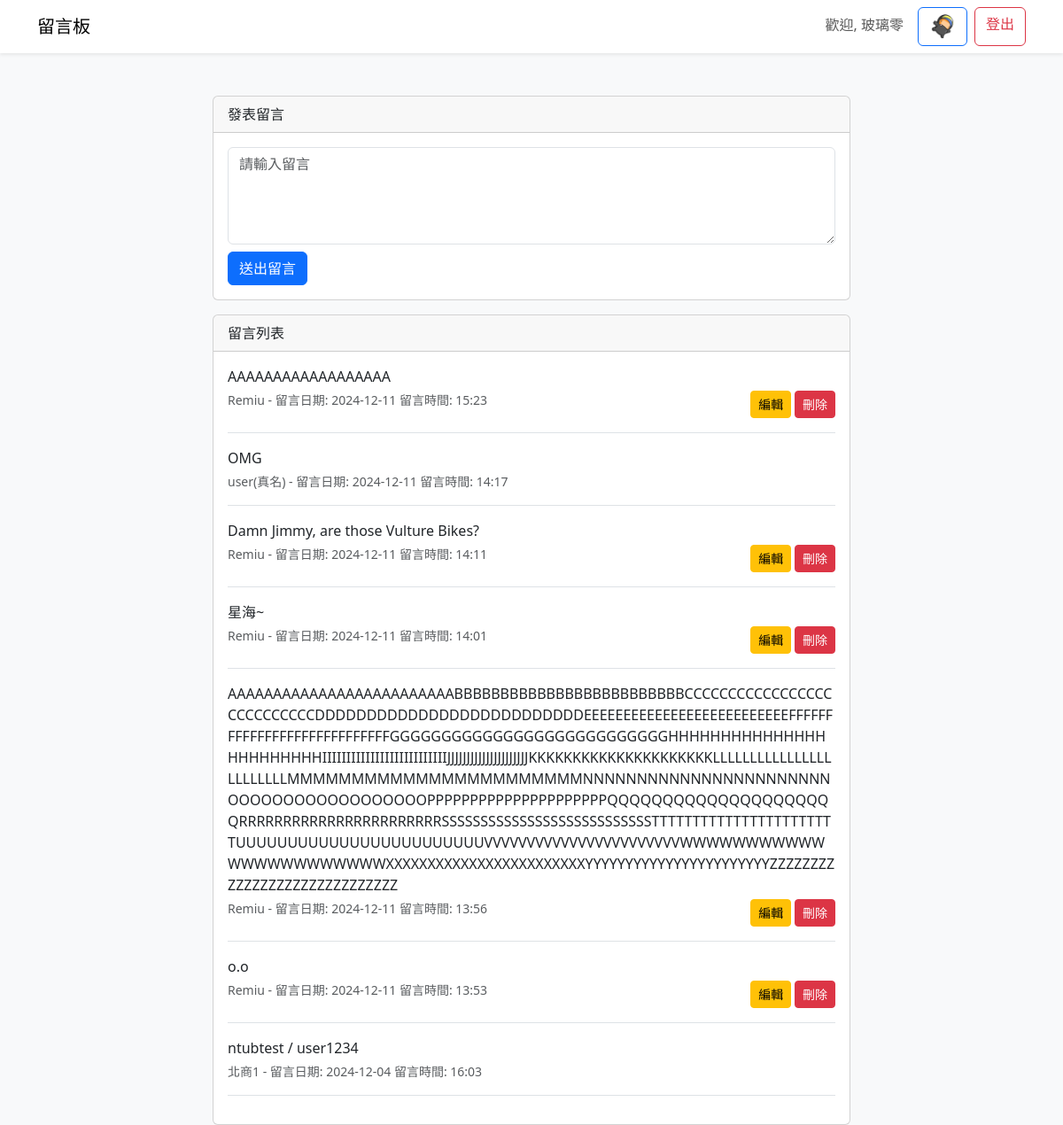
The page / (signed in) on the database its author committed.
### mymessages/models.py (models this page shows, shortened)
class CustomUser(AbstractUser):
    nickname = models.CharField(max_length=50, blank=True)
    bio = models.TextField(blank=True)
    full_name = models.CharField(max_length=100, blank=True)  # 姓名
    birthday = models.DateField(null=True, blank=True)  # 生日
    address = models.CharField(max_length=255, blank=True)  # 地址
    profile_picture = models.ImageField(upload_to='profile_pictures/', null=True, blank=True)  # 個人照片

class Message(models.Model):
    content = models.TextField()
    created_at = models.DateTimeField(auto_now_add=True)
    updated_at = models.DateTimeField(auto_now=True)
    user = models.ForeignKey(CustomUser, on_delete=models.CASCADE)

### mymessages/views.py (the view)
# urls.py: path('', views.message_list, name='message_list'),
def message_list(request):
    messages_list = Message.objects.order_by('-created_at')
    if request.method == 'POST':
        if not request.user.is_authenticated:
            messages.error(request, '請先登入')
            return redirect('login')
        form = MessageForm(request.POST)
        if form.is_valid():
            message = form.save(commit=False) #commit=False 代表先不要存
            message.user = request.user
            message.save() #到這邊再存
            messages.success(request, '留言成功！')
            return redirect('message_list')
    else:
        form = MessageForm()
    return render(request, 'mymessages/message_list.html', {
        'messages_list': messages_list,
        'form': form
    })

### mymessages/forms.py
class MessageForm(forms.ModelForm):
    class Meta:
        model = Message
        fields = ['content']
        widgets = {
            'content': forms.Textarea(attrs={
                'rows': 4,
                'placeholder': '請輸入留言',
                'class': 'form-control'
            })
        }

### mymessages/templates/mymessages/message_list.html (shortened to what this page needs)
{% extends 'mymessages/base.html' %}
{% block content %}
<div class="container mt-5">
    <div class="row justify-content-center">
        <div class="col-md-8">
            {% if user.is_authenticated %}
                <div class="card mb-3">
                    <div class="card-header">發表留言</div>
                    <div class="card-body">
                        <form method="post">
                            {{ form.content }}
                            <button type="submit" class="btn btn-primary mt-2">送出留言</button>
                        </form>
                    </div>
                </div>
            {% endif %}
            <div class="card">
                <div class="card-header">留言列表</div>
                <div class="card-body">
                    {% for message in messages_list %}
                        <div class="border-bottom pb-3 mb-3">
                            <p class="mb-1">{{ message.content }}</p>
                            <small class="text-muted d-flex justify-content-between">
                                {% if message.user.nickname == "" %}
                                    <span>{{ message.user.username }}(真名) - 留言日期: {{ message.created_at|date:"Y-m-d 留言時間: H:i" }}</span>
                                {% else %}
                                    <span>{{ message.user.nickname }} - 留言日期: {{ message.created_at|date:"Y-m-d 留言時間: H:i" }}</span>
                                {% endif %}
                                {% if user == message.user %}
                                    <div>
                                        <a href="{% url 'edit_message' message.id %}" class="btn btn-sm btn-warning">編輯</a>
                                        <a href="{% url 'delete_message' message.id %}" class="btn btn-sm btn-danger">刪除</a>
                                    </div>
                                {% endif %}
                            </small>
                        </div>
                    {% empty %}
                        <p class="text-center text-muted">尚無留言</p>
                    {% endfor %}
                </div>
            </div>
        </div>
    </div>
</div>
{% endblock %}

### mymessages/templates/mymessages/base.html (shortened to what this page needs)
<!DOCTYPE html>
<html lang="zh-TW">
<head>
    <link href="https://cdn.jsdelivr.net/npm/bootstrap@5.3.0/dist/css/bootstrap.min.css" rel="stylesheet">
</head>
<body class="bg-light">
    <nav class="navbar navbar-expand-lg navbar-light bg-white shadow-sm">
        <div class="container">
            <a class="navbar-brand" href="{% url 'message_list' %}">留言板</a>
            <div class="navbar-nav ms-auto">
                {% if user.is_authenticated %}
                    <span class="navbar-text me-3">歡迎, {{ user.username }}</span>
                    {% if user.profile_picture %}
                    <a href="{% url 'user_profile' %}" class="btn btn-outline-primary me-2">
                        <img src="{{ user.profile_picture.url }}" alt="Profile Picture" style="width: 30px; height: 30px; border-radius: 50%;">
                    </a>
                    {% else %}
                        <a href="{% url 'user_profile' %}" class="btn btn-outline-primary me-2">個人資料</a>
                    {% endif %}
                    <a href="{% url 'logout' %}" class="btn btn-outline-danger">登出</a>
                {% else %}
                    <a href="{% url 'login' %}" class="btn btn-outline-primary me-2">登入</a>
                    <a href="{% url 'signup' %}" class="btn btn-primary">註冊</a>
                {% endif %}
            </div>
        </div>
    </nav>
    <div class="container mt-4">
        {% block content %}{% endblock %}
    </div>
</body>
</html>

### rows shown on the page
CustomUser: username "玻璃零", profile_picture (picture)
Message: content "AAAAAAAAAAAAAAAAAA", user.nickname "Remiu", created_at "2024-12-11 留言時間: 15:23", shows "編輯"
Message: content "OMG", user.username "user", created_at "2024-12-11 留言時間: 14:17"
Message: content "Damn Jimmy, are those Vulture Bikes?", user.nickname "Remiu", created_at "2024-12-11 留言時間: 14:11", shows "編輯"
Message: content "星海~", user.nickname "Remiu", created_at "2024-12-11 留言時間: 14:01", shows "編輯"
Message: content "AAAAAAAAAAAAAAAAAAAAAAAAABBBBBBBBBBBBBBBBBBBBBBBBBCCCCCCCCCCCCCCCCCCCCCCCCCCCDDDDDDDDDDDDDDDDDDDDDDDDDDEEEEEEEEEEEEEEEEEEEEEEEEEEFFFFFFFFFFFFFFFFFFFFFFFFFFFFGGGGGGGGGGGGGGGGGGGGGGGGGGGHHHHHHHHHHHHHHHHHHHHHHHHIIIIIIIIIIIIIIIIIIIIIIIIIIJJJJJJJJJJJJJJJJJJJJJKKKKKKKKKKKKKKKKKKKKKLLLLLLLLLLLLLLLLLLLLLLLLMMMMMMMMMMMMMMMMMMMMMMMNNNNNNNNNNNNNNNNNNNNNNNOOOOOOOOOOOOOOOOOOPPPPPPPPPPPPPPPPPPPPPQQQQQQQQQQQQQQQQQQQQQRRRRRRRRRRRRRRRRRRRRRRRSSSSSSSSSSSSSSSSSSSSSSSSSSSTTTTTTTTTTTTTTTTTTTTTTTUUUUUUUUUUUUUUUUUUUUUUUUVVVVVVVVVVVVVVVVVVVVVVVWWWWWWWWWWWWWWWWWWWWWWWXXXXXXXXXXXXXXXXXXXXXXXXYYYYYYYYYYYYYYYYYYYYYYYZZZZZZZZZZZZZZZZZZZZZZZZZZZZZ", user.nickname "Remiu", created_at "2024-12-11 留言時間: 13:56", shows "編輯"
Message: content "o.o", user.nickname "Remiu", created_at "2024-12-11 留言時間: 13:53", shows "編輯"
Message: content "ntubtest / user1234", user.nickname "北商1", created_at "2024-12-04 留言時間: 16:03"
